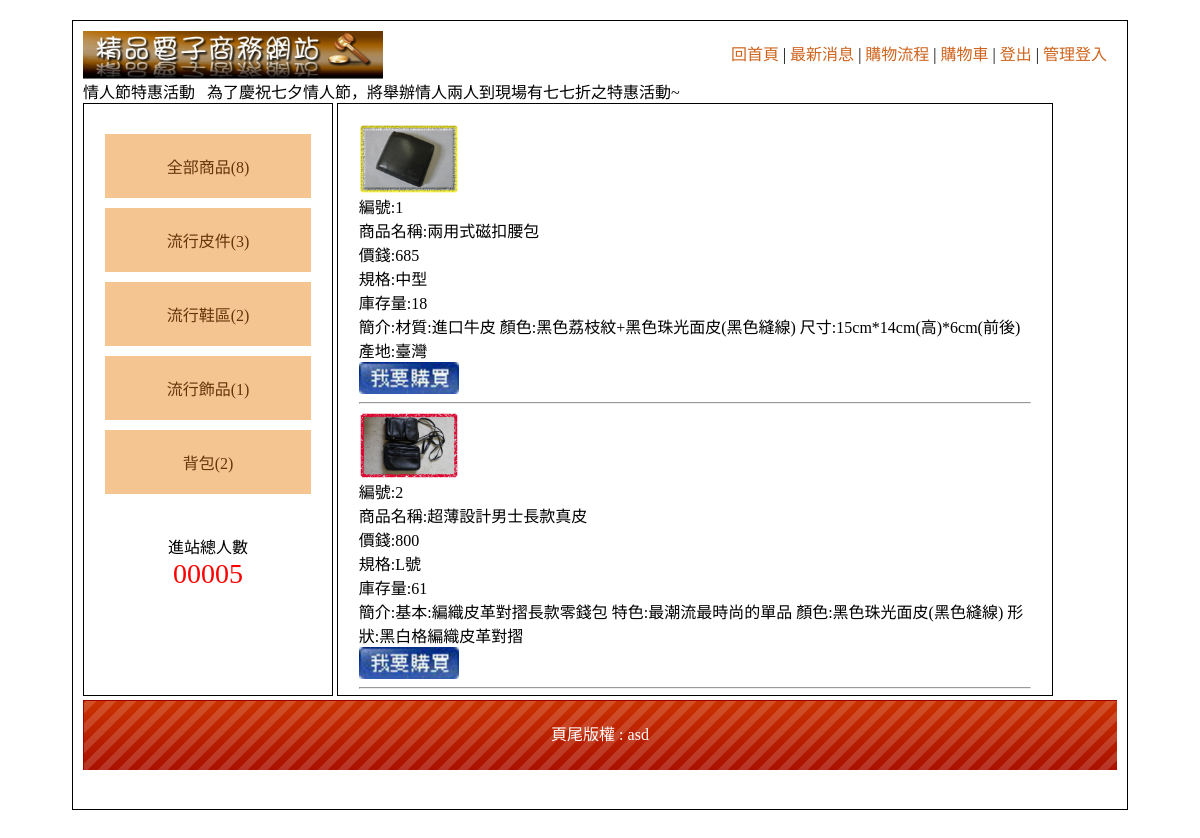
The page /index.php (signed in) on the database its author committed.
### tables this page shows
CREATE TABLE `cat` (
  `id` int(11) NOT NULL,
  `name` text NOT NULL,
  `parent` int(11) NOT NULL
);

CREATE TABLE `item` (
  `id` int(11) NOT NULL,
  `name` text NOT NULL,
  `price` int(11) NOT NULL,
  `file` text NOT NULL,
  `c1` int(11) NOT NULL,
  `c2` int(11) NOT NULL,
  `qt` int(11) NOT NULL,
  `type` text NOT NULL,
  `text` text NOT NULL,
  `sell` int(11) NOT NULL
);

CREATE TABLE `foot` (
  `foot` text NOT NULL
);

### sql.php (called while the page is built, shortened)
<?php
    $pdo = new PDO("mysql:host=localhost;dbname=dbxx4;charset=utf8", "root", "");
    function All($sql)
    {
        global $pdo;
        return $pdo->query($sql)->fetchAll();
    }
    $foot = All("select * from foot")[0][0];
?>

### main.php (the view, shortened to what this page needs)
<?php
    if(!empty($_GET["i"]))
    {
        $row = All("select * from item where id = '".$_GET["i"]."'")[0];
        $c1 = All("select name from cat where id = '".$row["c1"]."'")[0][0];
        $c2 = All("select name from cat where id = '".$row["c2"]."'")[0][0];
        ?>
        <img src="img/<?=$row["file"]?>" width="100px"><br>
        分類:<?=$c1.">".$c2?>
                編號:<?=$row["id"]?><br>
                商品名稱:<?=$row["name"]?><br>
                價錢:<?=$row["price"]?><br>
                規格:<?=$row["type"]?><br>
                庫存量:<?=$row["qt"]?><br>
                簡介:<?=$row["text"]?><br>
                <input type="text" name="qt" id="qt"><img src="img/0402.jpg" width="100px" onclick="buy()"><br>
                <hr>
                <script>
                    function buy()
                    {
                        var q = $("#qt").val();
                        var i = <?=$_GET["i"]?>;
                        lof("?do=buycart&i="+i+"&q="+q);
                    }
                </script>
        <?php
    }
    else
    {
        $c = 0;
        if($c == 0)	$result = All("select * from item where sell = 1");
        else
        {
            if(isc1($c))	$result = All("select * from item where sell = 1 and c1 = '".$c."'");
            else	$result = All("select * from item where sell = 1 and c2 = '".$c."'");
        }
        foreach($result as $row)
        {
            ?>
            <a href="?i=<?=$row["id"]?>"><img src="img/<?=$row["file"]?>" width="100px"></a><br>
            編號:<?=$row["id"]?><br>
            商品名稱:<?=$row["name"]?><br>
            價錢:<?=$row["price"]?><br>
            規格:<?=$row["type"]?><br>
            庫存量:<?=$row["qt"]?><br>
            簡介:<?=$row["text"]?><br>
            <a href="?do=buycart&i=<?=$row["id"]?>&q=1"><img src="img/0402.jpg" width="100px"></a><br>
            <hr>
            <?php
        }
    }
?>

### index.php (shortened to what this page needs)
<!DOCTYPE html PUBLIC "-//W3C//DTD XHTML 1.0 Transitional//EN" "http://www.w3.org/TR/xhtml1/DTD/xhtml1-transitional.dtd">
<html xmlns="http://www.w3.org/1999/xhtml"><head><meta http-equiv="Content-Type" content="text/html; charset=UTF-8">
<?php
        include("sql.php");
?>
<link href="./home_files/css.css" rel="stylesheet" type="text/css">
</head>
<body>
	<div id="main">
    	<div id="top">
        	<a href="?">
            	<img src="./home_files/0416.jpg" width="300px">
            </a>
                        <div style="padding:10px; float:right">
                <a href="?">回首頁</a> |
                <a href="?do=news">最新消息</a> |
                <a href="?do=look">購物流程</a> |
                <a href="?do=buycart">購物車</a> |
                <a href="<?=(empty($_SESSION))?"?do=login":"api.php?do=out"?>"><?=(empty($_SESSION))?"會員登入":"登出"?></a> |
                                <a href="?do=ain">管理登入</a>
           </div>
           <marquee>情人節特惠活動 &nbsp; 為了慶祝七夕情人節，將舉辦情人兩人到現場有七七折之特惠活動~ </marquee>        </div>
        <div id="left" class="ct">
        	<div style="min-height:400px;">
                <div class='ww'><a href='?c=0'>全部商品(<?=( count( All("select * from item where sell = 1") ))?>)</a></div>
                <?php
                    $result = All("select * from cat where parent = 0");
                    foreach($result as $row)
                    {
                            $c = count(All("select * from item where c1 = '".$row["id"]."'"));
                            echo "<div class='ww'><a href='?c=".$row["id"]."'>".$row["name"]."(".$c.")</a>";
                            echo "</div>";
                    }
                ?>
        	            </div>
                        <span>
            	<div>進站總人數</div>
                <div style="color:#f00; font-size:28px;">
                	00005                </div>
            </span>
                    </div>
        <div id="right" style="overflow-y:scroll; height:500px">
                <?php
                    $p = "main";
                    if($p == "look")	echo "<img src='img/0401.jpg'>";
                    elseif($p == "news") echo "最新消息<br>年終特賣會開跑了<br>情人節特惠活動";
                    else include($p.".php");
                ?>
        	        </div>
        <div id="bottom" style="line-height:70px;background:url(icon/bot.png); color:#FFF;" class="ct">
        	頁尾版權 : <?=$foot?></div>
    </div>
</body></html>

### home_files/css.css (style rules this page uses)
body { font-family:"微軟正黑體"; }
#main { width:1034px; padding:10px; margin:20px auto 20px auto; border:#000 solid 1px; min-height:768px; }
#top a { color:#CE631C; text-decoration:none; }
#left { display:inline-block; width:20%; padding:2%; min-height:550px; vertical-align:top; border:#000 1px solid; }
#left a { display:block; padding:20px 5px 20px 5px; text-decoration:none; background:#F4C591; margin:10px auto 10px auto; color:#65350A; }
.ct { text-align:center; }
#right { display:inline-block; width:65%; padding:2%; min-height:550px; border:#000 1px solid; }
#bottom { height:70px; background:url(icon/bot.png); background-size:cover; }

### rows shown on the page
cat: name "流行皮件", c "3"
cat: name "流行鞋區", c "2"
cat: name "流行飾品", c "1"
cat: name "背包", c "2"
item: file (picture), id "1", name "兩用式磁扣腰包", price "685", type "中型", qt "18", text "材質:進口牛皮 顏色:黑色荔枝紋+黑色珠光面皮(黑色縫線) 尺寸:15cm*14cm(高)*6cm(前後) 產地:臺灣"
item: file (picture), id "2", name "超薄設計男士長款真皮", price "800", type "L號", qt "61", text "基本:編織皮革對摺長款零錢包 特色:最潮流最時尚的單品 顏色:黑色珠光面皮(黑色縫線) 形狀:黑白格編織皮革對摺"
foot: foot "asd"

### other values the page prints
count( All("select * from item where sell = 1") ) "8"
